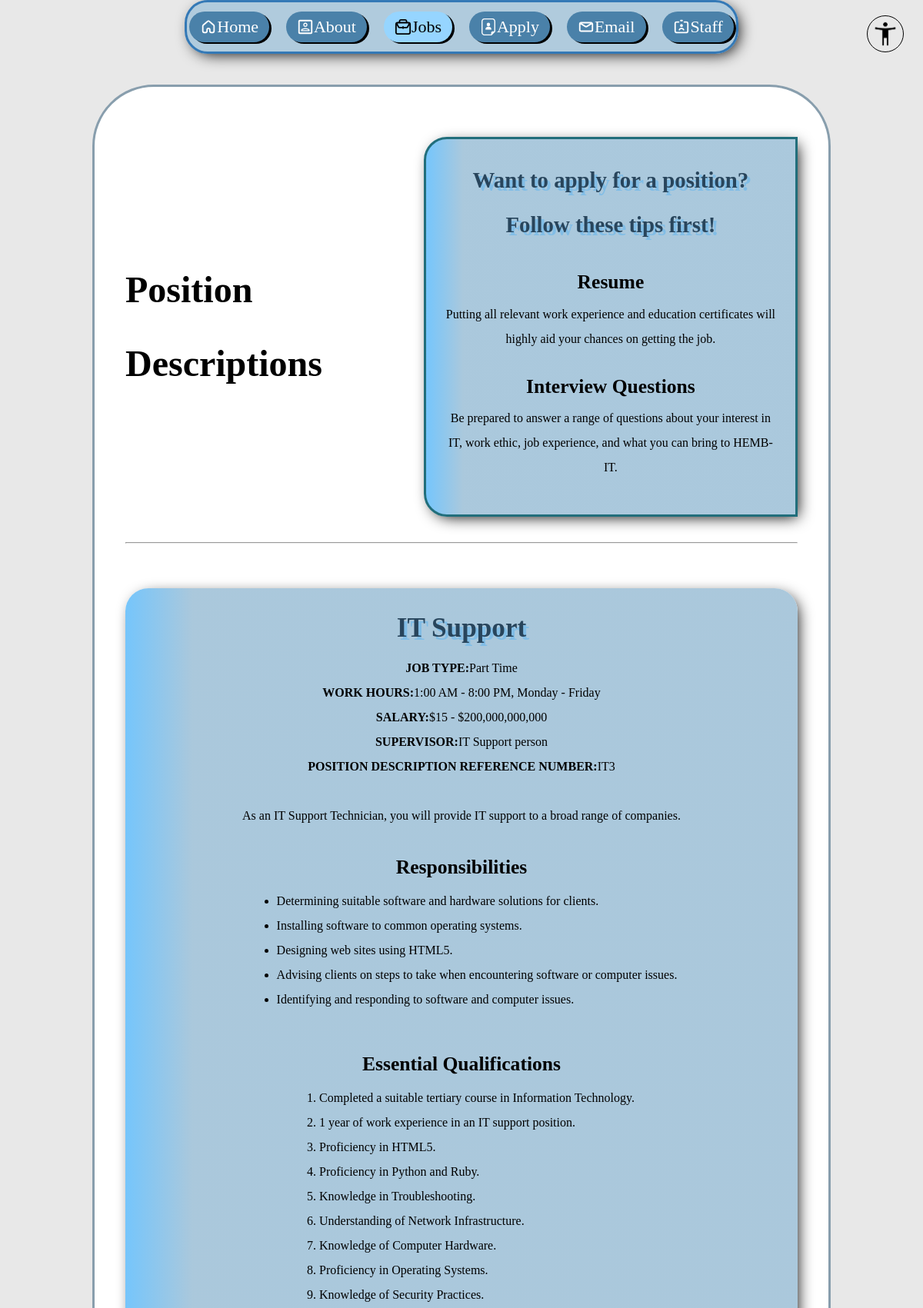
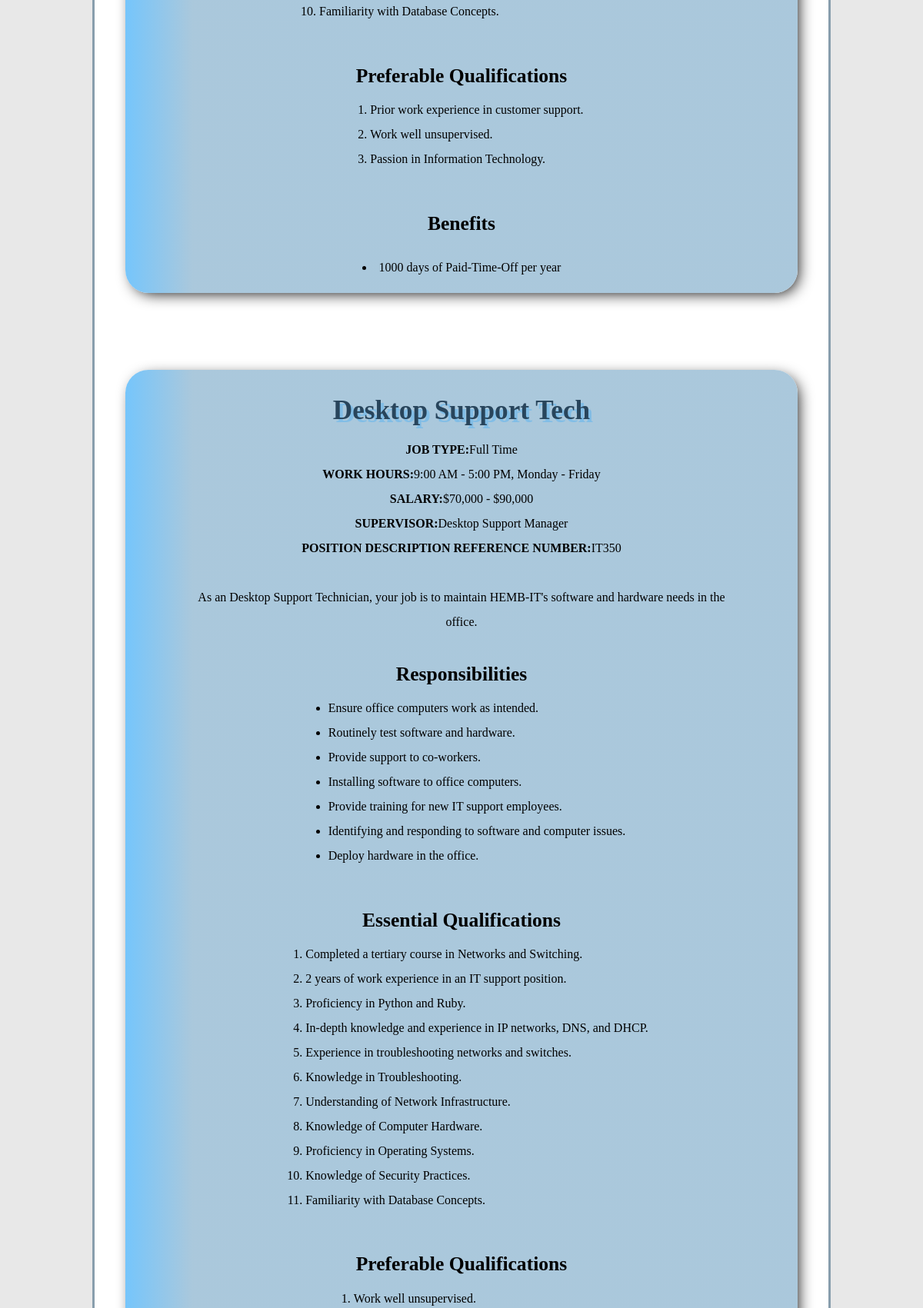
/jobs.php (upper part), run on the app's committed database (2 pictures, top to bottom).
### tables this page shows
CREATE TABLE `jobs` (
  `reference_number` varchar(5) NOT NULL COMMENT 'The jobs reference number',
  `title` varchar(100) NOT NULL COMMENT 'The title of the position',
  `type` enum('Full Time','Part Time') NOT NULL COMMENT 'Is it full time or part time?',
  `work_hours` varchar(50) NOT NULL COMMENT 'How long do they need to work?',
  `salary` varchar(50) NOT NULL COMMENT 'How much do they get paid?',
  `supervisor` varchar(100) NOT NULL COMMENT 'Who is watching over them?',
  `description` text NOT NULL COMMENT 'What they need to do',
  `responsibilities` text NOT NULL COMMENT 'Subtle more detail then in description',
  `essential_qualifications` text NOT NULL COMMENT 'What you need to be qualified in to apply for this job',
  `preferable_qualifications` text NOT NULL COMMENT 'What we want you to be good at for this job',
  `benefits` text NOT NULL COMMENT 'The benefits you get for working in this position'
);

### jobs.php (the view, shortened to what this page needs)
<!DOCTYPE html>
<html lang="en" class="<?php set_accessibility(); ?>">
    <head>
        <link rel="stylesheet" href="./styles/styles.css">
    </head>
    <body>
        <?php
        include './inc/accessibility.inc';
        include './inc/navigation.inc';
        ?>
        <main id="jobs_main">
            <div id="jobs_header">
                <h1>Position Descriptions</h1>
                <aside id="jobs_page_aside" class="main_section">
                    <h2>Want to apply for a position?<br> Follow these tips first!</h2>
                    <div>
                        <h3>Resume</h3>
                        <p>Putting all relevant work experience and education certificates will highly aid your chances on getting the job.</p>
                    </div>
                    <div>
                        <h3>Interview Questions</h3>
                        <p>Be prepared to answer a range of questions about your interest in IT, work ethic, job experience, and what you can bring to HEMB-IT.</p>
                    </div>
                </aside>
            </div>
            <hr>
            <?php
            require_once "./php/settings.php";
            $dbconn = @mysqli_connect ($host, $user, $pwd, $sql_db);
            if ($dbconn) {
                $query = "SELECT * FROM jobs";
                $result = mysqli_query ($dbconn, $query);
                if ($result) {
                    while ($row = mysqli_fetch_assoc($result)) {
                        echo '<section class="main_section jobs_section">';
                        echo '<h2>' . $row['title'] . '</h2>';
                        echo '<p><strong>JOB TYPE:</strong>' . $row['type'] . '</p>';
                        echo '<p><strong>WORK HOURS:</strong>' . $row['work_hours'] . '</p>';
                        echo '<p><strong>SALARY:</strong>' . $row['salary'] . '</p>';
                        echo '<p><strong>SUPERVISOR:</strong>' . $row['supervisor'] . '</p>';
                        echo '<p><strong>POSITION DESCRIPTION REFERENCE NUMBER:</strong>' . $row['reference_number'] . '</p>';
                        echo '<br>';
                        echo '<p>' . $row['description'] . '</p>';
                        echo '<div><h3 class="jobs_h3">Responsibilities</h3>';
                        $output = '<ul>';
                        $items = explode('|', $row['responsibilities']);
                        foreach ($items as $item) {
                            $output .= '<li>' . $item . '</li>';
                        }
                        $output .= '</ul></div>';
                        echo $output;
                        echo '<div><h3 class="jobs_h3">Essential Qualifications</h3>';
                        $output = '<ol>';
                        $items = explode('|', $row['essential_qualifications']);
                        foreach ($items as $item) {
                            $output .= '<li>' . $item . '</li>';
                        }
                        $output .= '</ol></div>';
                        echo $output;
                        echo '<div><h3 class="jobs_h3">Preferable Qualifications</h3>';
                        $output = '<ol>';
                        $items = explode('|', $row['preferable_qualifications']);
                        foreach ($items as $item) {
                            $output .= '<li>' . $item . '</li>';
                        }
                        $output .= '</ol></div>';
                        echo $output;
                        echo '<div><h3 class="jobs_h3">Benefits</h3>';
                        echo '<li>' . $row['benefits'] . '</li></div>';
                        echo '</section>';
                    }
                }
                else {
                    echo "There are no jobs to display.";
                }
            } else echo "<p>Unable to connect to the db.</p>";
            ?>
        </main>
    </body>
</html>

### styles/styles.css (style rules this page uses)
:root { --background_color: rgb(232, 232, 232); --main_background_color: rgb(255, 255, 255); --main_border_color: rgb(136, 158, 173); --legend_and_input_color: rgb(33, 110, 123); --input_background_color: rgb(167, 189, 199); --text_color: black; --title_color: rgb(40, 69, 92); --title_shadow_color: rgb(129, 189, 230); --manager_result_border_color: rgb(61, 17, 97); --hero_image_background: url('./images/hero_image.webp'); --hero_image_text_h1_color: rgb(40, 69, 92); --hero_image_text_low_res_color: rgb(87, 153, 207); --hero_image_text_h1_shadow_color: rgb(129, 189, 230); --hero_image_text_p_color: rgb(40, 69, 92); --hero_image_text_p_shadow_color: rgb(129, 189, 230); --hero_text_low_screen_size_background_color: rgba(0, 0, 0, 89%); --nav_background_color: rgba(170, 200, 220, 0.9); --nav_button_color: rgb(74, 129, 169); --nav_active_button_color: rgb(150 213 255); --nav_button_hover_color: rgb(247, 248, 250); --nav_border_color: rgb(52, 121, 182); --nav_text_color: rgb(255, 255, 255); --nav_hover_text_color: rgb(0, 0, 0); --nav_active_text_color: rgb(0, 0, 0); --nav_element_gap: 3%; --main_content_background_color: linear-gradient(to left, var(--content_background_color)90%, var(--content_background_gradient_color)); --main_section_h2_color: rgb(40, 69, 92); --main_section_h2_shadow_color: rgb(129, 189, 230); --footer_background_gradient: linear-gradient(to bottom, rgb(40, 61, 80), rgb(13 22 30)80%); --footer_text_color: #e2e2e2; --footer_link_color: #4fd1ff; --footer_link_color_hover: #01f8c3; --h1_hero_font_size: 3.8em; --p_hero_font_size: 1.5em; --h1_font_size: 3em; --h2_font_size: 2.2em; --h3_font_size: 1.6em; --p_font_size: 1em; --list_items_font_size: 1em; --a_font_size: 1em; --legend_font_size: 1.5em; --card_width: 330px; --card_height: 80px; --card_debug_table_border_color: white; --card_title_color: green; --card_p_color: black; --card_countdown_color: green; --card_icon_color: green; --card_detailed_border_colour: lightgreen; --content_background_color: rgba(170, 200, 220, 0.9); --content_background_gradient_color: rgba(111, 197, 255, 0.9); }
* { box-sizing: border-box; }
h1 { font-size: var(--h1_font_size); }
h2 { font-size: var(--h2_font_size); }
h3 { font-size: var(--h3_font_size); }
p, label, select, input, textarea { font-size: var(--p_font_size); }
li { font-size: var(--list_items_font_size); }
body { background-color: var(--background_color); margin: 0px; min-width: 248px; position: relative; overflow-x: hidden; }
main { width: 80%; padding: 40px; margin: 0px auto; background-color: var(--main_background_color); border: 3px solid var(--main_border_color); border-radius: 80px; line-height: 2; }
.main_navigation > a > svg { width: 1em; height: 1em; }
.main_section { width: 85%; margin: 0px auto; padding: 2% 0px; background-color: var(--nav_background_color); background-image: var(--main_content_background_color); border-radius: 30px; box-shadow: 5px 5px 20px -5px black; text-align: center; }
.main_section > h2 { color: var(--main_section_h2_color); text-shadow: 4px 4px 0px var(--main_section_h2_shadow_color); margin: 0px; }
.main_section > p { margin: 0px; width: 80%; text-align: center; margin: 0px auto; }
#jobs_main { display: flex; flex-direction: column; align-items: center; }
#jobs_main > #jobs_header { width: 100%; display: flex; flex-direction: row; justify-content: space-between; align-items: center; }
#jobs_main > hr { width: 100%; }
#jobs_page_aside { width: 55%; border: 3px solid var(--legend_and_input_color); padding: 25px; margin: 25px 0px; border-bottom-right-radius: 0px; border-top-right-radius: 0px; background-color: var(--nav_background_color); text-align: center; box-sizing: content-box; }
#jobs_page_aside > h2 { font-size: 1.8em; margin-bottom: 20px; }
#jobs_page_aside div > p, #jobs_page_aside div > h3 { margin: 0px; }
#jobs_page_aside div { margin-bottom: 20px; }
.jobs_section { display: flex; flex-direction: column; align-items: center; margin: 50px 0px; width: 100%; }
.jobs_section div > h3 { margin-bottom: 3px; }
.jobs_section div > ul, .jobs_section div > ol { width: fit-content; text-align: left; margin-top: 3px; }

### data on the page
jobs: title "IT Support", type "Part Time", work_hours "1:00 AM - 8:00 PM, Monday - Friday", salary "$15 - $200,000,000,000", supervisor "IT Support person", reference_number "IT3", description "As an IT Support Technician, you will provide IT support to a broad range of companies.", responsibilities "Determining suitable software and hardware solutions for clients.", responsibilities "Installing software to common operating systems.", responsibilities "Designing web sites using HTML5.", responsibilities "Advising clients on steps to take when encountering software or computer issues.", responsibilities "Identifying and responding to software and computer issues.", essential_qualifications "Completed a suitable tertiary course in Information Technology.", essential_qualifications "1 year of work experience in an IT support position.", essential_qualifications "Proficiency in HTML5.", essential_qualifications "Proficiency in Python and Ruby.", essential_qualifications "Knowledge in Troubleshooting.", essential_qualifications "Understanding of Network Infrastructure.", essential_qualifications "Knowledge of Computer Hardware.", essential_qualifications "Proficiency in Operating Systems.", essential_qualifications "Knowledge of Security Practices.", essential_qualifications "Familiarity with Database Concepts.", preferable_qualifications "Prior work experience in customer support.", preferable_qualifications "Work well unsupervised.", preferable_qualifications "Passion in Information Technology.", benefits "1000 days of Paid-Time-Off per year"
jobs: title "Desktop Support Tech", type "Full Time", work_hours "9:00 AM - 5:00 PM, Monday - Friday", salary "$70,000 - $90,000", supervisor "Desktop Support Manager", reference_number "IT350", description "As an Desktop Support Technician, your job is to maintain HEMB-IT's software and hardware needs in the office.", responsibilities "Ensure office computers work as intended.", responsibilities "Routinely test software and hardware.", responsibilities "Provide support to co-workers.", responsibilities "Installing software to office computers.", responsibilities "Provide training for new IT support employees.", responsibilities "Identifying and responding to software and computer issues.", responsibilities "Deploy hardware in the office.", essential_qualifications "Completed a tertiary course in Networks and Switching.", essential_qualifications "2 years of work experience in an IT support position.", essential_qualifications "Proficiency in Python and Ruby.", essential_qualifications "In-depth knowledge and experience in IP networks, DNS, and DHCP.", essential_qualifications "Experience in troubleshooting networks and switches.", essential_qualifications "Knowledge in Troubleshooting.", essential_qualifications "Understanding of Network Infrastructure.", essential_qualifications "Knowledge of Computer Hardware.", essential_qualifications "Proficiency in Operating Systems.", essential_qualifications "Knowledge of Security Practices.", essential_qualifications "Familiarity with Database Concepts.", preferable_qualifications "Work well unsupervised."
